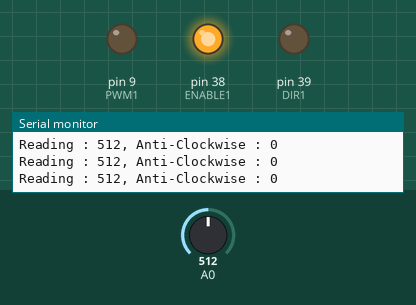
Recording of a sketch running on a simulated Arduino Mega 2560, built with avr-gcc and run on an emulated ATmega2560. Parts: output pins drawn as LEDs (lit = HIGH), the last lines printed to the serial monitor. Inputs (shaded band) come from the test bench; at power-on: A0 = 512.

Above: at 1.2 s.
1.3 s: A0 set to 524
At 1.8 s:
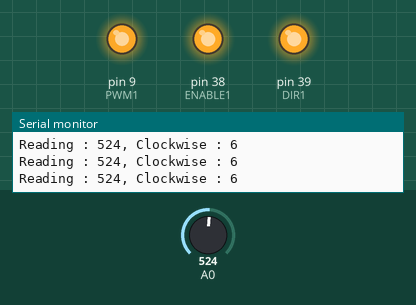
2.8 s: A0 set to 511
At 3.2 s:
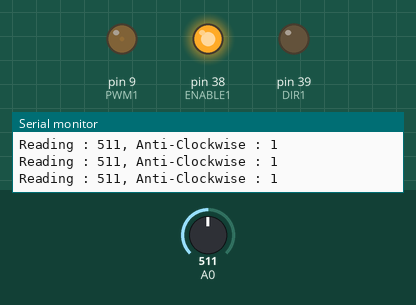
4.3 s: A0 set to 716
At 5.2 s:
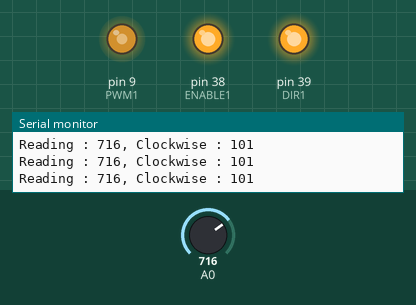
5.8 s: A0 set to 1023
At 6.3 s:
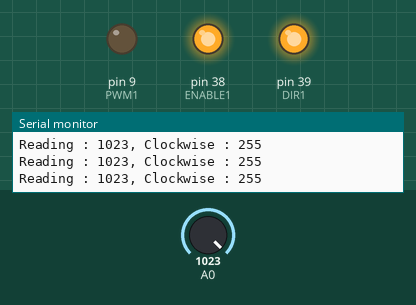
7.3 s: A0 set to 1011
At 7.8 s:
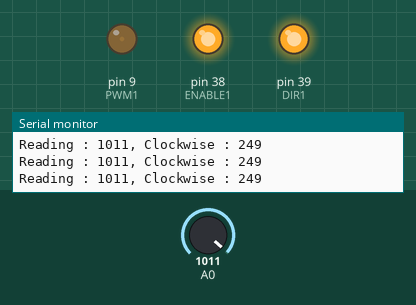
8.8 s: A0 set to 306
At 9.4 s:
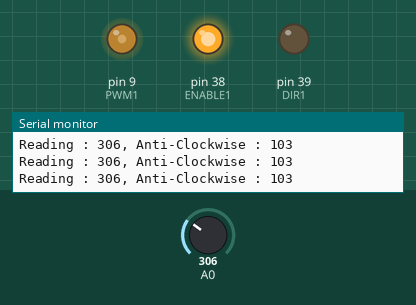
Timing chart, 0 to 11.3 s (numbered marks = the images above; inputs shaded):
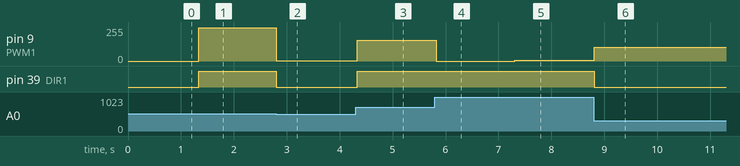

Measured:
- the behaviour switches between 513 and 514 on A0 (found by bisection; images 0 and 1)
- after the input at 1.3 s, pin 9 (PWM1): 0/255 → 249/255 at once; pin 39 (DIR1): LOW → HIGH at once
- after the input at 2.8 s, pin 9 (PWM1): 249/255 → 1/255 at once; pin 39 (DIR1): HIGH → LOW at once
- after the input at 4.3 s, pin 9 (PWM1): 1/255 → 154/255 at once; pin 39 (DIR1): LOW → HIGH at once
- after the input at 5.8 s, pin 9 (PWM1): 154/255 → 0/255 at once
- after the input at 7.3 s, pin 9 (PWM1): 0/255 → 6/255 at once
- after the input at 8.8 s, pin 9 (PWM1): 6/255 → 103/255 at once; pin 39 (DIR1): HIGH → LOW at once

The sketch:

sketch_nov23c.ino
```cpp
int ENABLE1 = 38;
int PWM1 = 9;
int DIR1 = 39;

int sw = 14;
boolean direction = true;

void setup() {
  // put your setup code here, to run once:
  pinMode(ENABLE1, OUTPUT);
  pinMode(PWM1, OUTPUT);
  pinMode(DIR1, OUTPUT);

  digitalWrite(ENABLE1, HIGH); // 모터 제어 가능

  Serial.begin(9600);
}

void loop() {
  int reading = analogRead(A0);
  int speed = map(reading, 0, 1023, -255, 255);

  if(speed > 0) {
    digitalWrite(DIR1, HIGH);
    int pwm_value = 255 - speed;
    analogWrite(PWM1, pwm_value);
    Serial.print(String("Reading : ") + reading );
    Serial.println(String(", Clockwise : ") + speed);
  }
  else {
    digitalWrite(DIR1, LOW);
    int pwm_value = abs(speed);
    analogWrite(PWM1, pwm_value);
    Serial.print(String("Reading : ") + reading );
    Serial.println(String(", Anti-Clockwise : ") + pwm_value);
  }

  delay(20);
}
```
